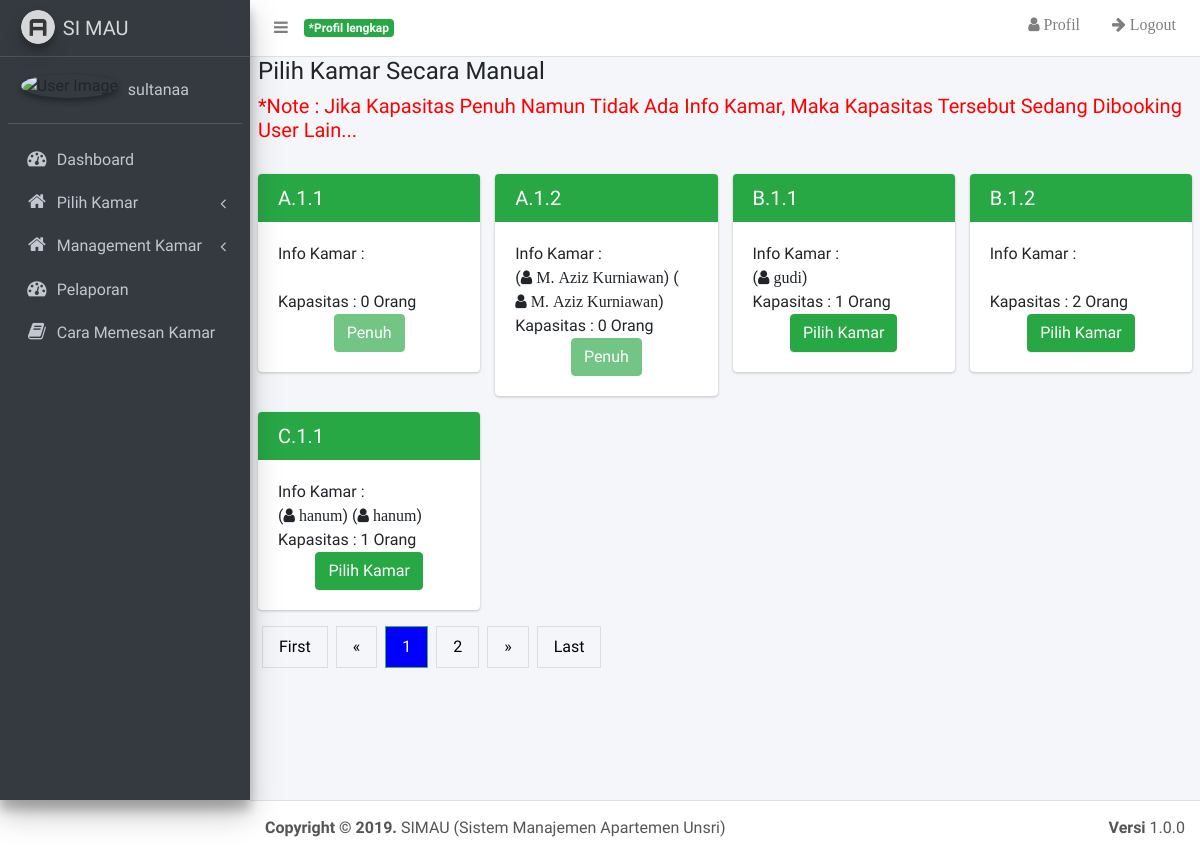
The app's page /mahasiswa/index.php?modul=kamar_manual (signed in), older data.
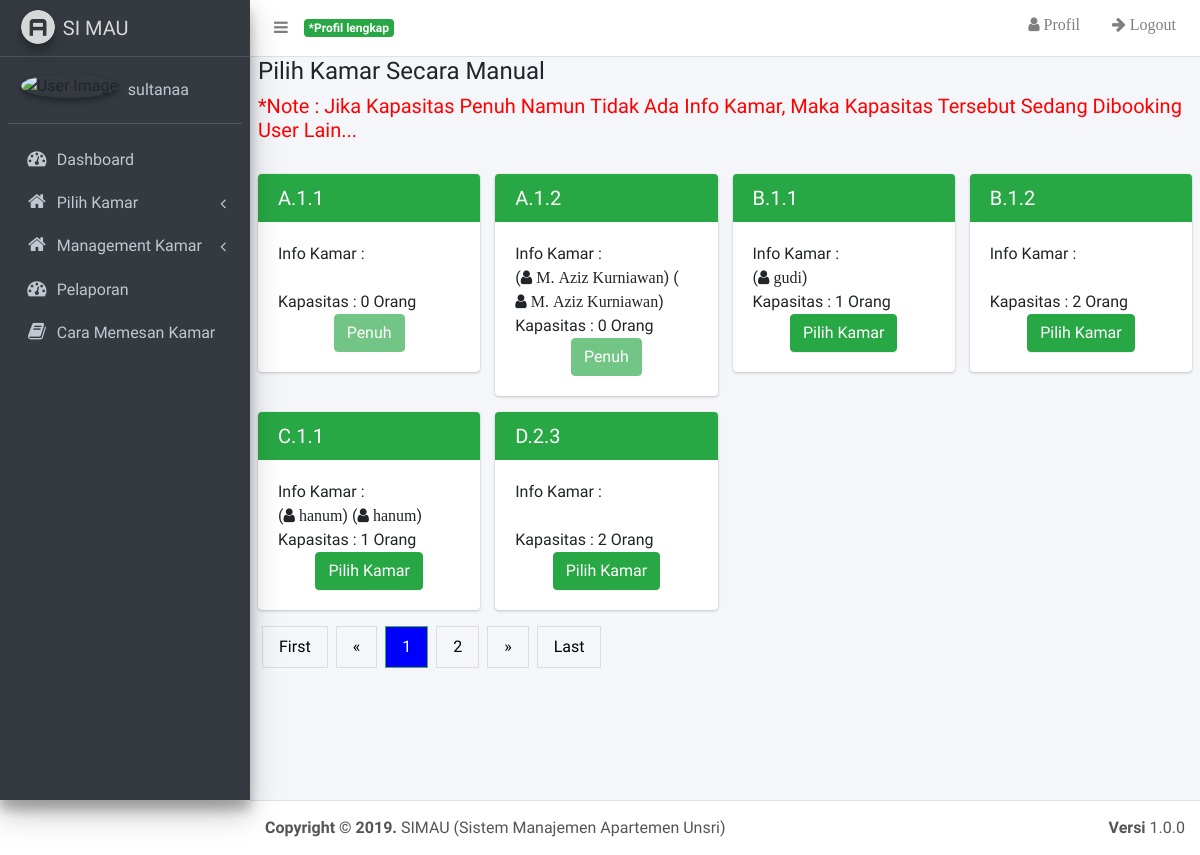
The same page, newer data.
### tables this page shows
CREATE TABLE `kamar` (
  `id_kamar` int(11) NOT NULL,
  `blok` varchar(50) NOT NULL,
  `lantai` int(11) NOT NULL,
  `nomor` int(11) NOT NULL,
  `kapasitas` int(11) NOT NULL,
  `jenis_kelamin` varchar(100) NOT NULL
);

CREATE TABLE `kamar_sewa` (
  `id_sewa` int(11) NOT NULL,
  `id_kamar` int(11) NOT NULL,
  `id_user` int(11) NOT NULL,
  `tanggal_sewa` date NOT NULL
);

CREATE TABLE `user` (
  `id_user` int(11) NOT NULL,
  `nim` text NOT NULL,
  `nama` text NOT NULL,
  `jenis_kelamin` varchar(20) NOT NULL,
  `email` text NOT NULL,
  `fakultas` text NOT NULL,
  `jurusan` text NOT NULL,
  `password` text NOT NULL,
  `agama` text NOT NULL,
  `alamat` text NOT NULL,
  `gol_dar` text NOT NULL,
  `no_hp` varchar(13) NOT NULL,
  `ortu_wali` text NOT NULL,
  `no_hp_ortu` varchar(13) NOT NULL,
  `foto_profil` text NOT NULL,
  `role` text NOT NULL,
  `status` text NOT NULL,
  `tanggal_lahir` date NOT NULL
);

### mahasiswa/modul/kamar_manual.php (the view, shortened to what this page needs)
<h4>Pilih Kamar Secara Manual</h4>
<h5 style="color: red">*Note : Jika Kapasitas Penuh Namun Tidak Ada Info Kamar, Maka Kapasitas Tersebut Sedang Dibooking User Lain...</h5>
<br/>
<div class="row">
<?php
$gender=$_SESSION['jenis_kelamin'];
$page = (isset($_GET['page']))? $_GET['page'] : 1;
                    $limit = 8;
                    $limit_start = ($page - 1) * $limit;
$sql="SELECT * FROM kamar where jenis_kelamin='$gender' order by blok ASC LIMIT ".$limit_start.",".$limit;
$query=mysqli_query($connect,$sql);
while($data = mysqli_fetch_array($query)){
?>
<div class="col-lg-3">
            <div
            <?php if($data['jenis_kelamin']=="Laki-laki"){ ?>
            class="card card-success"
            <?php }else{ ?>
              class="card card-danger"
          <?php } ?>
            >
              <div class="card-header">
                <h3 class="card-title"><?php echo $data['blok']?>.<?php echo $data['lantai']?>.<?php echo $data['nomor']?></h3>
              </div>
              <div class="card-body">
Info Kamar : <br/>
                <?php
                $id=$data['id_kamar'];
                $sql1="SELECT * FROM kamar_sewa join kamar on kamar_sewa.id_kamar=kamar.id_kamar join user on kamar_sewa.id_user=user.id_user where kamar.id_kamar='$id'";
                $query1=mysqli_query($connect,$sql1);
while($data1 = mysqli_fetch_array($query1)){
?>
                 (<i class="fa fa-user"> <?php echo $data1['nama'] ?></i>)
<?php } ?>
                <br>Kapasitas : <?php echo $data['kapasitas']?> Orang
                <form method="post">
                  <center>
                  <?php
                  if($data['kapasitas'] == 0){
                  ?>
                  <input type="submit" disabled="disabled" value="Penuh"
                  <?php if($data['jenis_kelamin']=="Laki-laki"){ ?>
                  class="btn btn-success"
                  <?php } else {?>
                  class="btn btn-danger"
                  <?php } ?>
                  name="tempa">
                  <?php } else {?>
                   <input type="submit" value="Pilih Kamar"
                   <?php if($data['jenis_kelamin']=="Laki-laki"){ ?>
                  class="btn btn-success"
                  <?php } else {?>
                  class="btn btn-danger"
                  <?php } ?>
                  name="tempa">
                  <?php } ?>
                </form>
              </div>
            </div>
          </div>
<?php } ?>
</div>
<center>
        <div class="pagination">
                <?php
                if($page == 1){
                ?>
                    <a href="#">First</a>
                    <a href="#">&laquo;</a>
                <?php
                }else{
                    $link_prev = ($page > 1)? $page - 1 : 1;
                ?>
                    <a href="?modul=kamar_manual&page=1">First</a>
                    <a href="?modul=kamar_manual&page=<?php echo $link_prev; ?>">&laquo;</a>
                <?php
                }
                ?>
                <?php
                $sql2 = mysqli_query($connect, "SELECT COUNT(*) AS jumlah FROM kamar");
                $get_jumlah = mysqli_fetch_array($sql2);
                $jumlah_page = ceil($get_jumlah['jumlah'] / $limit);
                $jumlah_number = 2;
                $start_number = ($page > $jumlah_number)? $page - $jumlah_number : 1;
                $end_number = ($page < ($jumlah_page - $jumlah_number))? $page + $jumlah_number : $jumlah_page;
                for($i = $start_number; $i <= $end_number; $i++){
                    $link_active = ($page == $i)? 'class="active"' : '';
                ?>
                    <a <?php echo $link_active; ?> href="?modul=kamar_manual&page=<?php echo $i; ?>"><?php echo $i; ?></a>
                <?php
                }
                ?>
                <?php
                if($page == $jumlah_page){
                ?>
                    <a href="#">&raquo;</a>
                    <a href="#">Last</a>
                <?php
                }else{
                    $link_next = ($page < $jumlah_page)? $page + 1 : $jumlah_page;
                ?>
                    <a href="?modul=kamar_manual&page=<?php echo $link_next; ?>">&raquo;</a>
                    <a href="?modul=kamar_manual&page=<?php echo $jumlah_page; ?>">Last</a>
                <?php
                }
                ?>
          </div>
        </center>

Row changes from the older to the newer data that the page shows:
added kamar: blok "D", lantai "2", nomor "3", kapasitas "2", tempa "Pilih Kamar"
